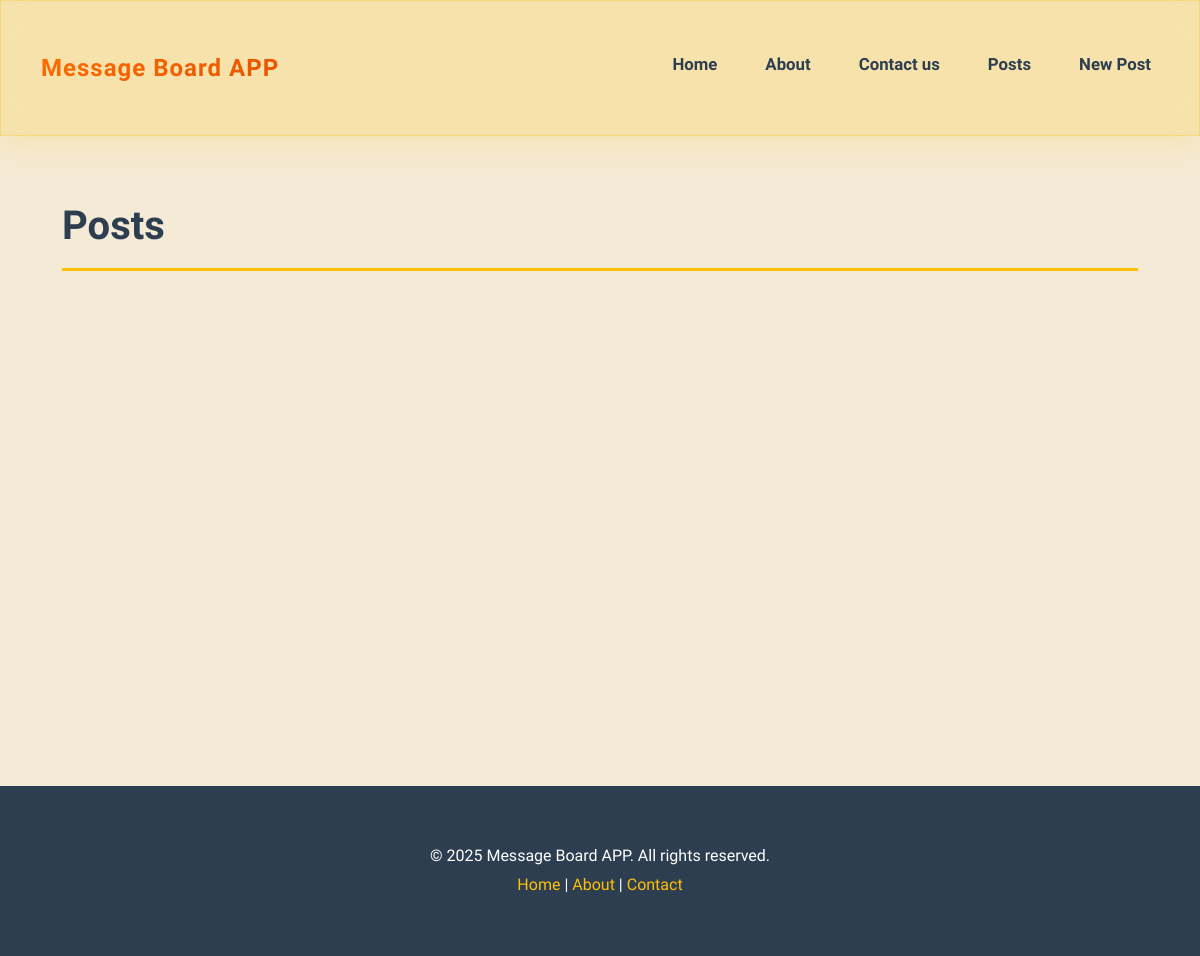
The app's page /posts/, older data.
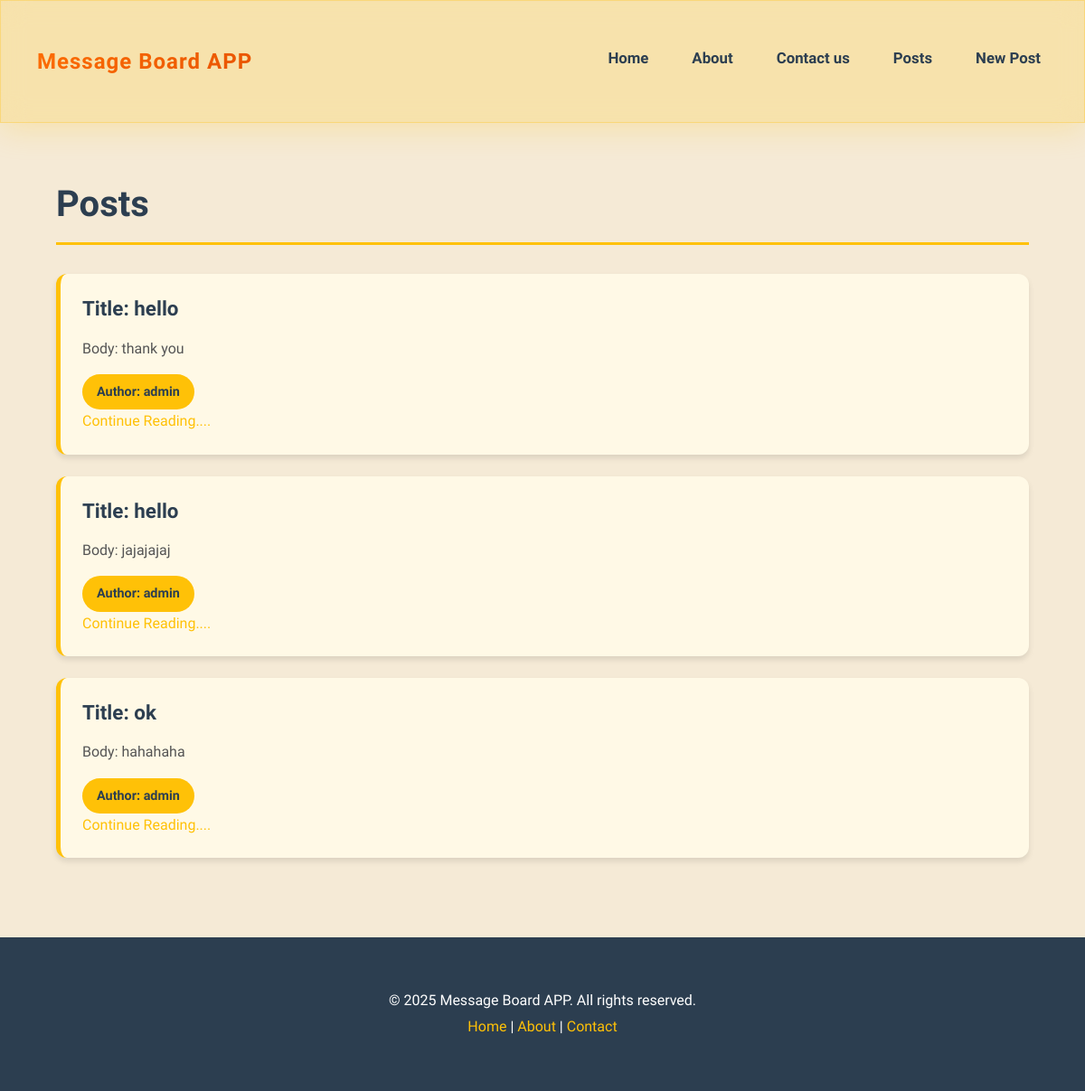
The same page, newer data.
### posts/models.py (models this page shows, shortened)
class Post(models.Model):
    title = models.CharField(max_length=128) # Text
    subtitle = models.CharField(max_length=256) # Text
    body = models.TextField() # Text
    created_on = models.DateTimeField(auto_now_add=True)
    author = models.ForeignKey(
        get_user_model(),
        on_delete=models.CASCADE
    )

### posts/views.py (the view)
# urls.py: path("", PostListView.as_view(), name="post_list"),
class PostListView(ListView):
    template_name = "posts/list.html"
    model = Post
    context_object_name = "posts"

### templates/posts/list.html (shortened to what this page needs)
{% extends 'base.html' %}
{% load static %}
{% block css %}
<link rel="stylesheet" href="{% static 'css/list.css' %}" />
{% endblock css %}
{% block content %}
    <h1>Posts</h1>
    <ul>
        {% for item in posts %}
        <div>
            <h5>Title: {{ item.title }}</h5>
            <p>Body: {{ item.body|truncatechars:10 }}</p>
            <span><strong>Author: {{ item.author }}</strong></span>
            <br/>
            <a href="{% url 'post_detail' item.id %}">Continue Reading....</a>
        </div>
        {% endfor %}
    </ul>
{% endblock content %}

### templates/base.html (shortened to what this page needs)
{% load static %}
<!DOCTYPE html>
<html lang="en">
  <head>
    <link
      href="https://cdn.jsdelivr.net/npm/bootstrap@5.3.8/dist/css/bootstrap.min.css"
      rel="stylesheet"
    />
    <link rel="stylesheet" href="{% static 'css/base.css' %}">
    {% block css %} {% endblock css %}
  </head>
  <body class="d-flex flex-column min-vh-100">
    {% include 'navbar.html' %}
    <main class="flex-grow-1">
      <div class="container">
        {% block content %} {% endblock content %}
      </div>
    </main>
    <footer class="mt-auto">
      <div class="container-fluid">
        <p>&copy; 2025 Message Board APP. All rights reserved.</p>
        <p>
          <a href="{% url 'home' %}">Home</a> |
          <a href="{% url 'about' %}">About</a> |
          <a href="{% url 'contact' %}">Contact</a>
        </p>
      </div>
    </footer>
  </body>
</html>

### templates/navbar.html (shortened to what this page needs)
{% load static %}
<link rel="stylesheet" href="{% static 'css/navbar.css' %}">
<nav class="navbar navbar-expand-lg navbar-glass-yellow">
  <div class="container-fluid">
    <a class="navbar-brand" href="{% url 'home' %}" data-text="Message Board APP">Message Board APP</a>
    <div class="collapse navbar-collapse" id="navbarNavDropdown">
      <ul class="navbar-nav ms-auto">
        <li class="nav-item">
          <a class="nav-link" aria-current="page" href="{% url 'home' %}">Home</a>
        </li>
        <li class="nav-item">
          <a class="nav-link" href="{% url 'about' %}">About</a>
        </li>
        <li class="nav-item">
          <a class="nav-link" href="{% url 'contact' %}">Contact us</a>
        </li>
        <li class="nav-item">
          <a class="nav-link" href="{% url 'post_list' %}">Posts</a>
        </li>
        <li class="nav-item">
          <a class="nav-link" href="{% url 'post_new' %}">New Post</a>
        </li>
      </ul>
    </div>
  </div>
</nav>

### static/css/base.css (style rules this page uses)
* { margin: 0; padding: 0; box-sizing: border-box; font-family: 'Raleway', sans-serif; }
body { font-family: 'Raleway', sans-serif; font-size: 16px; line-height: 1.6; color: #333; background-color: #f5ead6 !important; padding: 0; margin: 0; }
.container, .container-fluid { padding: 1.5rem; }
h1, h2, h3, h4, h5, h6 { font-family: 'Raleway', sans-serif; font-weight: 700; color: #2c3e50; margin-bottom: 1.5rem; line-height: 1.3; }
h1 { font-size: 2.5rem; padding-bottom: 1rem; border-bottom: 3px solid #ffc107; margin-bottom: 2rem; }
h5 { font-size: 1.25rem; }
p { font-size: 1rem; line-height: 1.8; color: #555; margin-bottom: 1rem; }
a { text-decoration: none; color: #ffc107; transition: color 0.3s ease; }
strong, b { font-weight: 700; color: #2c3e50; }
.navbar-glass-yellow { background: rgba(255, 193, 7, 0.2) !important; backdrop-filter: blur(15px); -webkit-backdrop-filter: blur(15px); border: 1px solid rgba(255, 193, 7, 0.3); box-shadow: 0 8px 32px rgba(255, 193, 7, 0.2); padding: 1rem 0; }
.navbar-glass-yellow .navbar-brand { font-family: 'Raleway', sans-serif; font-weight: 800; font-size: 1.5rem; background: linear-gradient(135deg, #ff6f00 0%, #e65100 100%); -webkit-background-clip: text; -webkit-text-fill-color: transparent; background-clip: text; letter-spacing: 1px; transition: all 0.3s ease; padding: 0.5rem 1rem; }
.navbar-glass-yellow .nav-link { font-family: 'Raleway', sans-serif; color: #2c3e50 !important; font-weight: 600; font-size: 1.05rem; margin: 0 0.5rem; padding: 0.5rem 1rem !important; position: relative; transition: all 0.3s ease; }
.navbar-glass-yellow .nav-link::before { content: ''; position: absolute; bottom: 0; left: 50%; width: 0; height: 3px; background: linear-gradient(90deg, #ffc107, #ff9800); transform: translateX(-50%); transition: width 0.3s ease; border-radius: 2px; }
main { padding: 2rem 0; min-height: calc(100vh - 150px); }
main .container { padding: 2rem; }
ul { list-style: none; padding: 0; margin: 0; }
li { margin-bottom: 0.5rem; }
ul div, ul li div { background-color: #fff9e6; border-radius: 12px; padding: 1.5rem; margin-bottom: 1.5rem; box-shadow: 0 4px 6px rgba(0, 0, 0, 0.1); border-left: 5px solid #ffc107; transition: all 0.3s ease; }
ul div h5, ul li div h5 { color: #2c3e50; font-size: 1.4rem; font-weight: 600; margin-bottom: 1rem; }
ul div p, ul li div p { color: #555; font-size: 1rem; line-height: 1.6; margin-bottom: 1rem; }
ul div span, ul li div span { display: inline-block; padding: 0.5rem 1rem; background-color: #ffc107; border-radius: 20px; font-size: 0.9rem; font-weight: 600; }
ul div span strong, ul li div span strong { color: #2c3e50; }
footer { background-color: #2c3e50; color: white; padding: 2rem 0; text-align: center; font-size: 0.9rem; margin-top: 3rem; }
footer p { color: white; margin: 0; }
footer a { color: #ffc107; }

### static/css/list.css (style rules this page uses)
body { background-color: #f5ead6 !important; }
h1 { color: #2c3e50; font-size: 2.5rem; font-weight: 700; margin-bottom: 2rem; padding-bottom: 1rem; border-bottom: 3px solid #ffc107; }
ul { list-style: none; padding: 0; }
ul div { background-color: #fff9e6; border-radius: 12px; padding: 1.5rem; margin-bottom: 1.5rem; box-shadow: 0 4px 6px rgba(0, 0, 0, 0.1); border-left: 5px solid #ffc107; transition: all 0.3s ease; }
ul div h5 { color: #2c3e50; font-size: 1.4rem; font-weight: 600; margin-bottom: 1rem; }
ul div p { color: #555; font-size: 1rem; line-height: 1.6; margin-bottom: 1rem; }
ul div span { display: inline-block; padding: 0.5rem 1rem; background-color: #ffc107; border-radius: 20px; font-size: 0.9rem; }
ul div span strong { color: #2c3e50; }

Row changes from the older to the newer data that the page shows:
added Post: title "hello", body "thank you", author "admin"
added Post: title "hello", body "jajajajaj", author "admin"
added Post: title "ok", body "hahahaha", author "admin"
